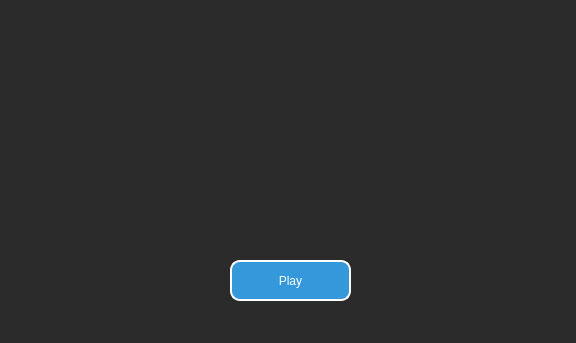
<?xml version="1.0" encoding="UTF-8"?>
<ui version="4.0">
 <class>AuthenticationWindow</class>
 <widget class="QMainWindow" name="AuthenticationWindow">
  <property name="geometry">
   <rect>
    <x>0</x>
    <y>0</y>
    <width>576</width>
    <height>343</height>
   </rect>
  </property>
  <property name="windowTitle">
   <string>MainWindow</string>
  </property>
  <property name="styleSheet">
   <string notr="true">background-color: rgb(43, 43, 43);</string>
  </property>
  <property name="documentMode">
   <bool>false</bool>
  </property>
  <widget class="QWidget" name="centralwidget">
   <widget class="QPushButton" name="Go">
    <property name="geometry">
     <rect>
      <x>230</x>
      <y>260</y>
      <width>121</width>
      <height>41</height>
     </rect>
    </property>
    <property name="styleSheet">
     <string notr="true">QPushButton {
font: 700 14pt &quot;Segoe UI&quot;;
    background-color: #3498db; /* Background color */
    color: #ffffff;            /* Text color */
    border: 2px solid #ffffff; /* Border color and width */
    border-radius: 10px;       /* Edges sharpness */
    padding: 5px;              /* Padding for better spacing */

}</string>
    </property>
    <property name="text">
     <string>Play</string>
    </property>
   </widget>
   <widget class="QLabel" name="label_pic">
    <property name="geometry">
     <rect>
      <x>110</x>
      <y>40</y>
      <width>351</width>
      <height>181</height>
     </rect>
    </property>
    <property name="text">
     <string/>
    </property>
   </widget>
  </widget>
 </widget>
 <resources/>
 <connections/>
</ui>
